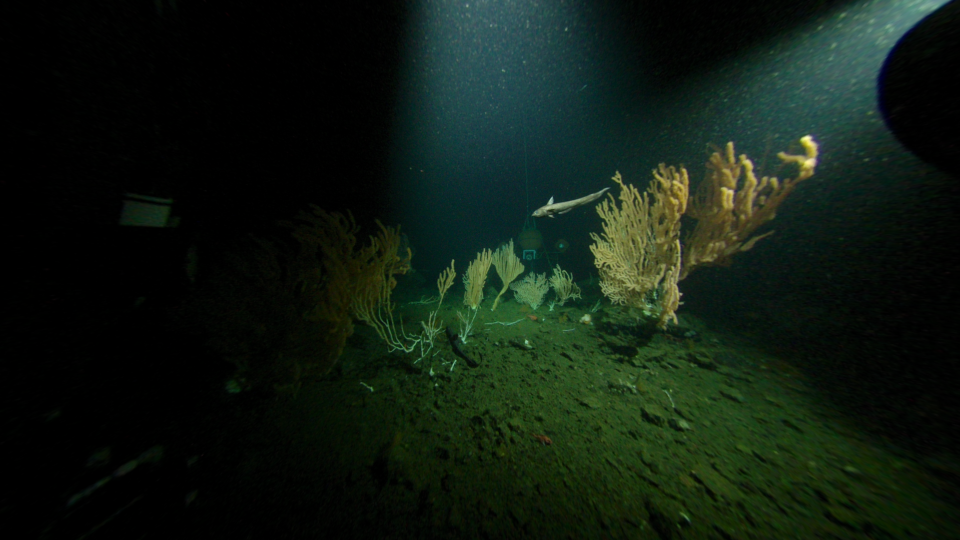
#> input picture fishLL.png, 1920 x 1080 px (shown at 1/2 size)
$ python noise.py
#> lines starting #> are read from the running program, lines starting #| are printed output that depends on the picture; after the words box and inside, x2 and y2 are one past the last pixel; in counts of white or black regions, pixels touching at a corner belong together
import cv2
import numpy as np
from skimage.util import random_noise

# Load an image
im_arr = cv2.imread("fishLL.png")
#> im_arr is the input picture: shape (1080, 1920, 3); mean B, G, R 17.5, 27.8, 15.8
im_arr2 = cv2.imread("fishRR.png")
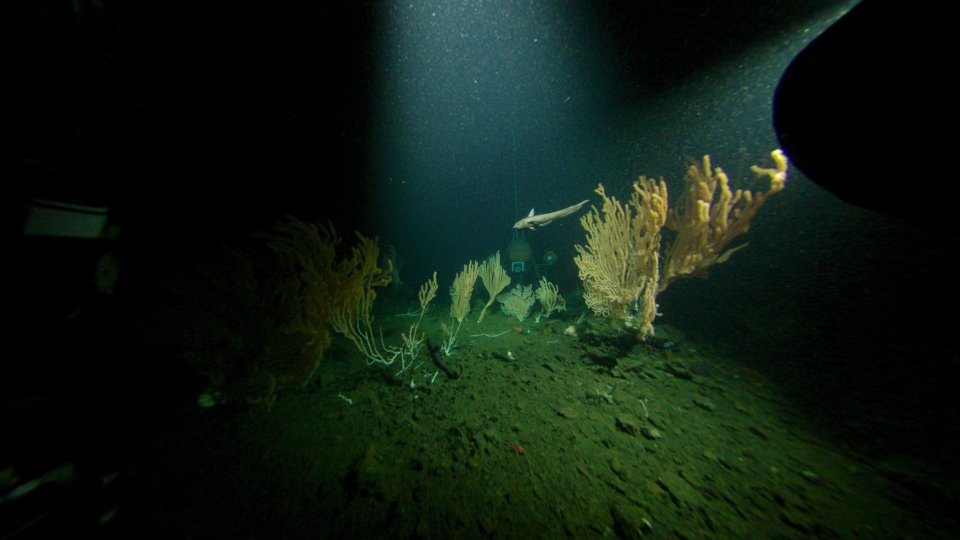
#> input picture fishRR.png, 1920 x 1080 px (shown at 1/2 size)
#> im_arr2 is the input picture: shape (1080, 1920, 3); mean B, G, R 17.4, 28, 15.1
# Add salt and pepper noise to the image
#noise_img = random_noise(im_arr, mode="s&p",amount=0.3)
cropped_imageL = im_arr[200:700, 800:1500]
cropped_imageR = im_arr2[200:700, 800:1500]
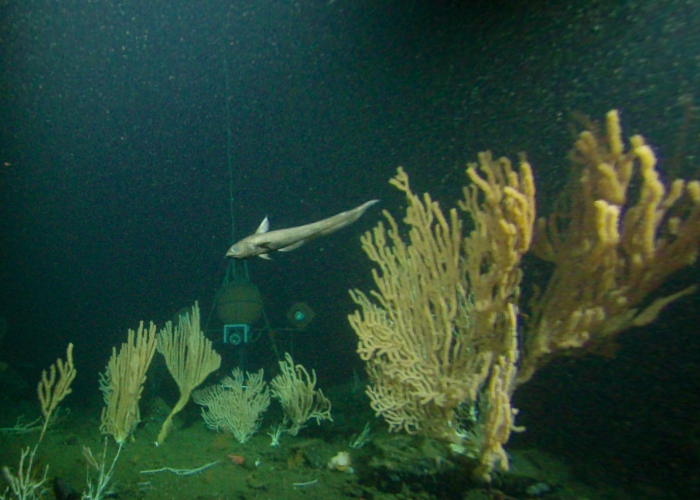
#> cropped_imageR: shape (500, 700, 3); mean B, G, R 50.9, 68.3, 40

noise_img = np.array(255*cropped_imageL, dtype = 'uint8')
noise_img2 = np.array(255*cropped_imageR, dtype = 'uint8')

# Apply median filter
median = cv2.medianBlur(noise_img,5)
median2 = cv2.medianBlur(median,11)

median1 = cv2.medianBlur(noise_img2,5)
median12 = cv2.medianBlur(median1,11)
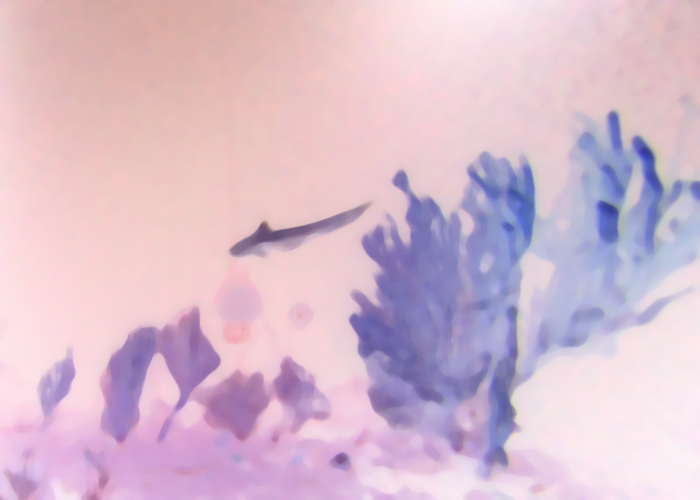
#> median12: shape (500, 700, 3); mean B, G, R 205.6, 188.2, 216.3
blur = cv2.boxFilter(im_arr,-1,(11,11), normalize = True)
tgb = cv2.bilateralFilter(im_arr,9,160,160)
gray = cv2.cvtColor(median2,cv2.COLOR_BGR2GRAY)
gray2 = cv2.cvtColor(median12,cv2.COLOR_BGR2GRAY)


thresh = 200
maxValue = 255


th, dst = cv2.threshold(gray, thresh, maxValue, cv2.THRESH_TRUNC)
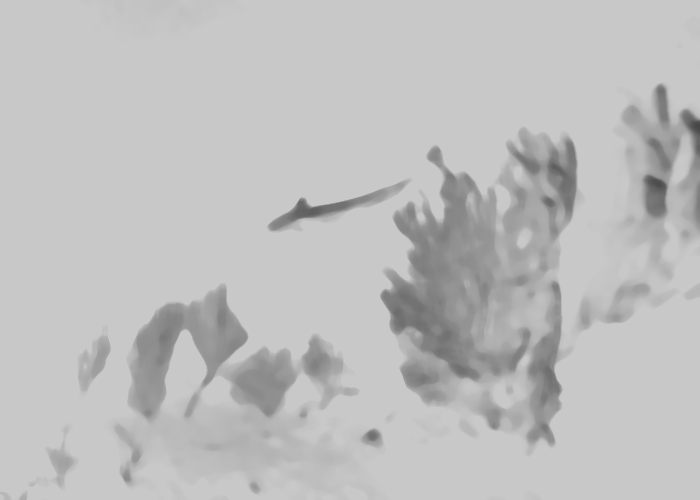
#> dst: shape (500, 700); min 70, max 200, mean 190.1
#> th = 200
th2, dst2 = cv2.threshold(gray2, thresh, maxValue, cv2.THRESH_TRUNC)
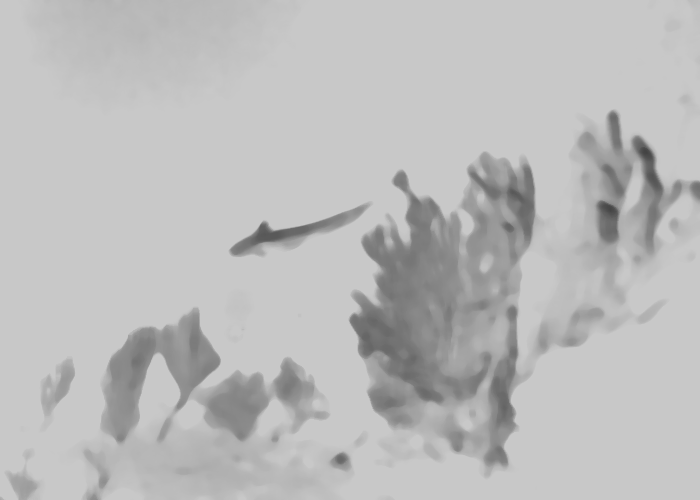
#> dst2: shape (500, 700); min 67, max 200, mean 187.7
#> th2 = 200


th3l = cv2.adaptiveThreshold(gray,255,cv2.ADAPTIVE_THRESH_GAUSSIAN_C,\
 cv2.THRESH_BINARY,11,2)
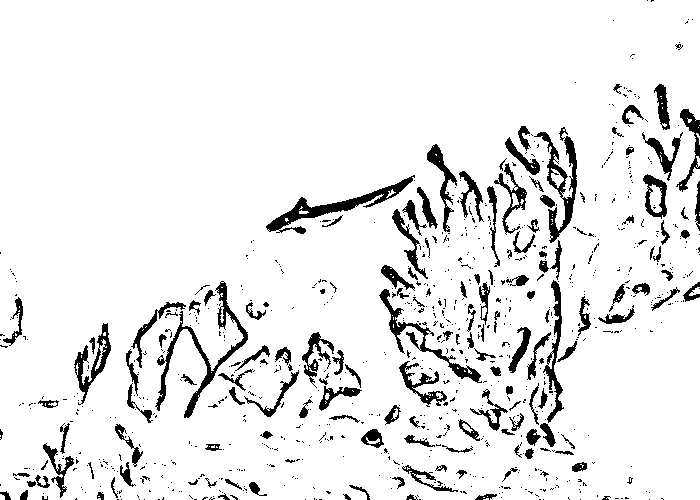
#> th3l: shape (500, 700); 91.8% white; 847 black regions (690 under 20 px), largest, box (x1, y1, x2, y2) and area: (155, 281, 248, 418) 1682, (266, 175, 415, 234) 1623, (534, 127, 577, 243) 1396
th3r = cv2.adaptiveThreshold(gray2,255,cv2.ADAPTIVE_THRESH_GAUSSIAN_C,\
 cv2.THRESH_BINARY,11,2)
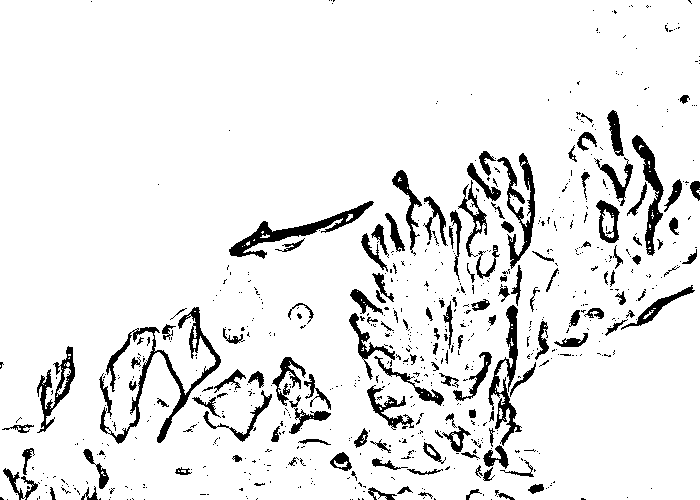
#> th3r: shape (500, 700); 91.8% white; 721 black regions (582 under 20 px), largest, box (x1, y1, x2, y2) and area: (100, 307, 221, 444) 2372, (229, 201, 374, 259) 1643, (488, 305, 522, 446) 1373


cv2.imwrite("trucL.png", dst)
cv2.imwrite("trucR.png", dst2)
# [5 lines of commented-out code are left out]
cv2.imshow('truc',dst)
#cv2.imshow('blur2',bifilter)
cv2.waitKey(0)
cv2.destroyAllWindows()
